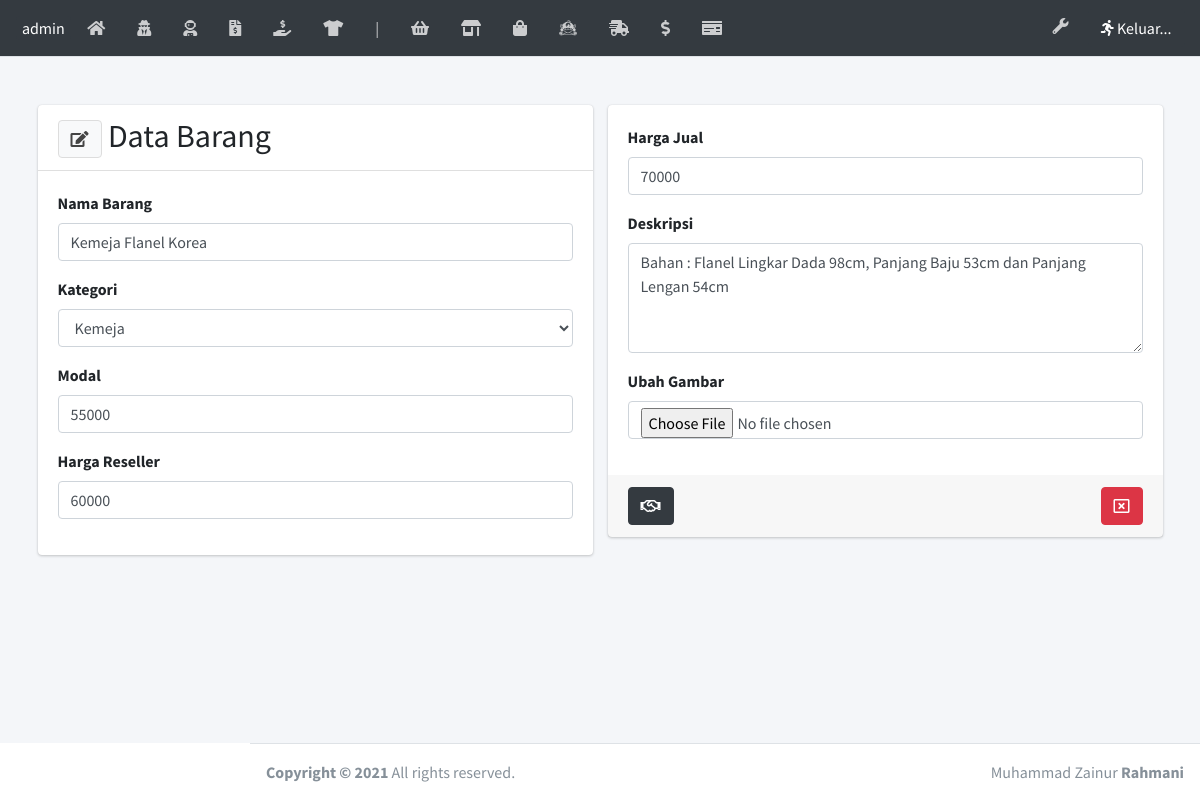
The app's page /laman/tanam_edit.php?idtanam=13 with its own data.
### tables this page shows
CREATE TABLE `tanam` (
  `idtanam` int(5) NOT NULL,
  `namatanam` varchar(80) NOT NULL,
  `kategori` varchar(30) NOT NULL,
  `modal` float NOT NULL,
  `harga` float NOT NULL,
  `deskripsi` text NOT NULL,
  `gambar` text NOT NULL,
  `stok` int(4) NOT NULL,
  `harga_r` float NOT NULL,
  `terjual` int(10) NOT NULL,
  `cekflash` int(1) NOT NULL
);

### laman/tanam_edit.php (the view, shortened to what this page needs)
<?php require('headernya.php');
	$idtanam = $_GET['idtanam'];
	$query = mysqli_query($kon, "SELECT * FROM tanam WHERE idtanam = '$idtanam'");
	$data  = mysqli_fetch_array($query);
?>
  <div class="content-wrapper">
    <br><br>
    <section class="content">
      <div class="container">
        <div class="row">
          <div class="col-md-6 col-sm-12">
            <div class="card">
              <div class="card-header">
                <h2 style="display:inline;"><button class="btn btn-default" type="button" data-toggle="tooltip" data-placement="bottom" title="Ubah"><i class="fas fa-edit"></i></button> Data Barang</h2>
              </div>
              <div class="card-body">
                <form action="" method="POST" enctype="multipart/form-data">
                  <div class="form-group">
                    <label>Nama Barang</label>
                    <input type="text" class="form-control" name="namatanam" value="<?= $data['namatanam']?>">
                  </div>
                  <div class="form-group">
                    <label>Kategori</label>
                    <select name="kategori" class="form-control">
                      <option value="<?= $data['kategori'] ?>"><?= $data['kategori'] ?></option>
                    </select>
                  </div>
                  <div class="form-group">
                    <label>Modal</label>
                    <input type="text" class="form-control" name="modal" value="<?= $data['modal']?>">
                  </div>
                  <div class="form-group">
                    <label>Harga Reseller</label>
                    <input type="number" class="form-control" name="harga_r" value="<?= $data['harga_r']?>">
                  </div>
                </div>
              </div>
              </div>
              <div class="col-md-6 col-sm-12">
            <div class="card">
              <div class="card-body">
                <form action="" method="POST" autocomplete="off">
                  <div class="form-group">
                    <label>Harga Jual</label>
                    <input type="number" class="form-control" name="harga" value="<?= $data['harga']?>">
                  </div>
                  <div class="form-group">
                    <label>Deskripsi</label>
                    <textarea class="form-control" name="deskripsi" rows="4"><?= $data['deskripsi']?></textarea>
                  </div>
                  <div class="form-group">
                    <label>Ubah Gambar</label>
                    <input type="file" class="form-control" name="foto">
                  </div>
                </div>
                <div class="card-footer">
                  <button type="submit" name="simpan" class="btn btn-dark" data-toggle="tooltip" data-placement="bottom" title="Simpan"><i class="far fa-handshake"></i></button>
                  <button type="button" onclick="window.location='tanam.php';" data-toggle="tooltip" data-placement="bottom" title="Kembali" class="btn btn-danger float-right">
                    <i class="far fa-window-close"></i></button>
                </div>
              </div>
              </div>
            </div>
          </div>
        </div>
  </div>
<?php require('footernya.php') ?>

### records on screen
tanam: namatanam "Kemeja Flanel Korea", kategori "Kemeja", modal "55000", harga_r "60000", harga "70000", deskripsi "Bahan : Flanel Lingkar Dada 98cm, Panjang Baju 53cm dan Panjang Lengan 54cm"
